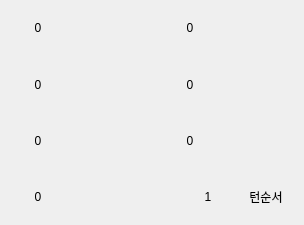
<?xml version="1.0" encoding="UTF-8"?>
<ui version="4.0">
 <class>Form</class>
 <widget class="QWidget" name="Form">
  <property name="geometry">
   <rect>
    <x>0</x>
    <y>0</y>
    <width>304</width>
    <height>225</height>
   </rect>
  </property>
  <property name="sizePolicy">
   <sizepolicy hsizetype="Minimum" vsizetype="Minimum">
    <horstretch>0</horstretch>
    <verstretch>0</verstretch>
   </sizepolicy>
  </property>
  <property name="windowTitle">
   <string>Form</string>
  </property>
  <layout class="QHBoxLayout" name="horizontalLayout">
   <property name="spacing">
    <number>0</number>
   </property>
   <property name="leftMargin">
    <number>0</number>
   </property>
   <property name="topMargin">
    <number>0</number>
   </property>
   <property name="rightMargin">
    <number>0</number>
   </property>
   <property name="bottomMargin">
    <number>0</number>
   </property>
   <item>
    <widget class="QStackedWidget" name="stackedWidget">
     <property name="frameShape">
      <enum>QFrame::NoFrame</enum>
     </property>
     <property name="lineWidth">
      <number>1</number>
     </property>
     <property name="currentIndex">
      <number>0</number>
     </property>
     <widget class="QWidget" name="page_0">
      <layout class="QHBoxLayout" name="horizontalLayout_3">
       <property name="spacing">
        <number>0</number>
       </property>
       <property name="leftMargin">
        <number>0</number>
       </property>
       <property name="topMargin">
        <number>0</number>
       </property>
       <property name="rightMargin">
        <number>0</number>
       </property>
       <property name="bottomMargin">
        <number>0</number>
       </property>
       <item>
        <layout class="QGridLayout" name="glo_0" rowstretch="1,1,1,1" columnstretch="1,1,1,1">
         <property name="spacing">
          <number>0</number>
         </property>
         <item row="3" column="2">
          <layout class="QHBoxLayout" name="horizontalLayout_2" stretch="0,1,1">
           <property name="spacing">
            <number>0</number>
           </property>
           <item>
            <spacer name="horizontalSpacer">
             <property name="orientation">
              <enum>Qt::Horizontal</enum>
             </property>
             <property name="sizeHint" stdset="0">
              <size>
               <width>1</width>
               <height>1</height>
              </size>
             </property>
            </spacer>
           </item>
           <item>
            <widget class="QLabel" name="lb_turn_icon">
             <property name="maximumSize">
              <size>
               <width>30</width>
               <height>16777215</height>
              </size>
             </property>
             <property name="styleSheet">
              <string notr="true">border-image: url(:/newPrefix/images/turn_icon.png);</string>
             </property>
             <property name="text">
              <string/>
             </property>
             <property name="alignment">
              <set>Qt::AlignCenter</set>
             </property>
            </widget>
           </item>
           <item>
            <widget class="QLabel" name="turn_num">
             <property name="maximumSize">
              <size>
               <width>40</width>
               <height>16777215</height>
              </size>
             </property>
             <property name="text">
              <string>1</string>
             </property>
             <property name="alignment">
              <set>Qt::AlignCenter</set>
             </property>
            </widget>
           </item>
          </layout>
         </item>
         <item row="1" column="1">
          <widget class="QLabel" name="pushButton_10">
           <property name="sizePolicy">
            <sizepolicy hsizetype="Minimum" vsizetype="Minimum">
             <horstretch>0</horstretch>
             <verstretch>0</verstretch>
            </sizepolicy>
           </property>
           <property name="styleSheet">
            <string notr="true">border-image: url(:/newPrefix/images/stone.png);</string>
           </property>
           <property name="text">
            <string/>
           </property>
           <property name="alignment">
            <set>Qt::AlignCenter</set>
           </property>
          </widget>
         </item>
         <item row="0" column="2">
          <widget class="QLabel" name="count_dirt">
           <property name="sizePolicy">
            <sizepolicy hsizetype="Minimum" vsizetype="Minimum">
             <horstretch>0</horstretch>
             <verstretch>0</verstretch>
            </sizepolicy>
           </property>
           <property name="text">
            <string>0</string>
           </property>
           <property name="alignment">
            <set>Qt::AlignCenter</set>
           </property>
          </widget>
         </item>
         <item row="1" column="2">
          <widget class="QLabel" name="count_reed">
           <property name="sizePolicy">
            <sizepolicy hsizetype="Minimum" vsizetype="Minimum">
             <horstretch>0</horstretch>
             <verstretch>0</verstretch>
            </sizepolicy>
           </property>
           <property name="text">
            <string>0</string>
           </property>
           <property name="alignment">
            <set>Qt::AlignCenter</set>
           </property>
          </widget>
         </item>
         <item row="3" column="0">
          <widget class="QLabel" name="count_meal">
           <property name="sizePolicy">
            <sizepolicy hsizetype="Minimum" vsizetype="Minimum">
             <horstretch>0</horstretch>
             <verstretch>0</verstretch>
            </sizepolicy>
           </property>
           <property name="text">
            <string>0</string>
           </property>
           <property name="alignment">
            <set>Qt::AlignCenter</set>
           </property>
          </widget>
         </item>
         <item row="1" column="3">
          <widget class="QLabel" name="pushButton_4">
           <property name="sizePolicy">
            <sizepolicy hsizetype="Minimum" vsizetype="Minimum">
             <horstretch>0</horstretch>
             <verstretch>0</verstretch>
            </sizepolicy>
           </property>
           <property name="styleSheet">
            <string notr="true">border-image: url(:/newPrefix/images/reed.png);</string>
           </property>
           <property name="text">
            <string/>
           </property>
           <property name="alignment">
            <set>Qt::AlignCenter</set>
           </property>
          </widget>
         </item>
         <item row="0" column="1">
          <widget class="QLabel" name="pushButton_9">
           <property name="sizePolicy">
            <sizepolicy hsizetype="Minimum" vsizetype="Minimum">
             <horstretch>0</horstretch>
             <verstretch>0</verstretch>
            </sizepolicy>
           </property>
           <property name="styleSheet">
            <string notr="true">border-image: url(:/newPrefix/images/wood.png);</string>
           </property>
           <property name="text">
            <string/>
           </property>
           <property name="alignment">
            <set>Qt::AlignCenter</set>
           </property>
          </widget>
         </item>
         <item row="2" column="1">
          <widget class="QLabel" name="pushButton_11">
           <property name="sizePolicy">
            <sizepolicy hsizetype="Minimum" vsizetype="Minimum">
             <horstretch>0</horstretch>
             <verstretch>0</verstretch>
            </sizepolicy>
           </property>
           <property name="styleSheet">
            <string notr="true">border-image: url(:/newPrefix/images/grain.png);</string>
           </property>
           <property name="text">
            <string/>
           </property>
           <property name="alignment">
            <set>Qt::AlignCenter</set>
           </property>
          </widget>
         </item>
         <item row="3" column="3">
          <widget class="QLabel" name="pushButton_8">
           <property name="sizePolicy">
            <sizepolicy hsizetype="Minimum" vsizetype="Minimum">
             <horstretch>0</horstretch>
             <verstretch>0</verstretch>
            </sizepolicy>
           </property>
           <property name="text">
            <string>턴순서</string>
           </property>
           <property name="alignment">
            <set>Qt::AlignCenter</set>
           </property>
          </widget>
         </item>
         <item row="0" column="0">
          <widget class="QLabel" name="count_wood">
           <property name="sizePolicy">
            <sizepolicy hsizetype="Minimum" vsizetype="Minimum">
             <horstretch>0</horstretch>
             <verstretch>0</verstretch>
            </sizepolicy>
           </property>
           <property name="text">
            <string>0</string>
           </property>
           <property name="alignment">
            <set>Qt::AlignCenter</set>
           </property>
          </widget>
         </item>
         <item row="1" column="0">
          <widget class="QLabel" name="count_stone">
           <property name="sizePolicy">
            <sizepolicy hsizetype="Minimum" vsizetype="Minimum">
             <horstretch>0</horstretch>
             <verstretch>0</verstretch>
            </sizepolicy>
           </property>
           <property name="text">
            <string>0</string>
           </property>
           <property name="alignment">
            <set>Qt::AlignCenter</set>
           </property>
          </widget>
         </item>
         <item row="2" column="0">
          <widget class="QLabel" name="count_grain">
           <property name="sizePolicy">
            <sizepolicy hsizetype="Minimum" vsizetype="Minimum">
             <horstretch>0</horstretch>
             <verstretch>0</verstretch>
            </sizepolicy>
           </property>
           <property name="text">
            <string>0</string>
           </property>
           <property name="alignment">
            <set>Qt::AlignCenter</set>
           </property>
          </widget>
         </item>
         <item row="2" column="2">
          <widget class="QLabel" name="count_vegetable">
           <property name="sizePolicy">
            <sizepolicy hsizetype="Minimum" vsizetype="Minimum">
             <horstretch>0</horstretch>
             <verstretch>0</verstretch>
            </sizepolicy>
           </property>
           <property name="text">
            <string>0</string>
           </property>
           <property name="alignment">
            <set>Qt::AlignCenter</set>
           </property>
          </widget>
         </item>
         <item row="2" column="3">
          <widget class="QLabel" name="pushButton_6">
           <property name="sizePolicy">
            <sizepolicy hsizetype="Minimum" vsizetype="Minimum">
             <horstretch>0</horstretch>
             <verstretch>0</verstretch>
            </sizepolicy>
           </property>
           <property name="styleSheet">
            <string notr="true">border-image: url(:/newPrefix/images/vegetable.png);</string>
           </property>
           <property name="text">
            <string/>
           </property>
           <property name="alignment">
            <set>Qt::AlignCenter</set>
           </property>
          </widget>
         </item>
         <item row="0" column="3">
          <widget class="QLabel" name="pushButton_2">
           <property name="sizePolicy">
            <sizepolicy hsizetype="Minimum" vsizetype="Minimum">
             <horstretch>0</horstretch>
             <verstretch>0</verstretch>
            </sizepolicy>
           </property>
           <property name="styleSheet">
            <string notr="true">border-image: url(:/newPrefix/images/dirt.png);</string>
           </property>
           <property name="text">
            <string/>
           </property>
           <property name="alignment">
            <set>Qt::AlignCenter</set>
           </property>
          </widget>
         </item>
         <item row="3" column="1">
          <widget class="QLabel" name="pushButton_12">
           <property name="sizePolicy">
            <sizepolicy hsizetype="Minimum" vsizetype="Minimum">
             <horstretch>0</horstretch>
             <verstretch>0</verstretch>
            </sizepolicy>
           </property>
           <property name="styleSheet">
            <string notr="true">border-image: url(:/newPrefix/images/food.png);</string>
           </property>
           <property name="text">
            <string/>
           </property>
           <property name="alignment">
            <set>Qt::AlignCenter</set>
           </property>
          </widget>
         </item>
        </layout>
       </item>
      </layout>
     </widget>
     <widget class="QWidget" name="page_1">
      <layout class="QHBoxLayout" name="horizontalLayout_5">
       <property name="spacing">
        <number>0</number>
       </property>
       <property name="leftMargin">
        <number>0</number>
       </property>
       <property name="topMargin">
        <number>0</number>
       </property>
       <property name="rightMargin">
        <number>0</number>
       </property>
       <property name="bottomMargin">
        <number>0</number>
       </property>
       <item>
        <layout class="QGridLayout" name="glo_1" rowstretch="1,1,1,1" columnstretch="1,1,1,1">
         <property name="spacing">
          <number>0</number>
         </property>
         <item row="1" column="2">
          <widget class="QLabel" name="count_worker">
           <property name="sizePolicy">
            <sizepolicy hsizetype="Minimum" vsizetype="Minimum">
             <horstretch>0</horstretch>
             <verstretch>0</verstretch>
            </sizepolicy>
           </property>
           <property name="text">
            <string>0</string>
           </property>
           <property name="alignment">
            <set>Qt::AlignCenter</set>
           </property>
          </widget>
         </item>
         <item row="3" column="0">
          <widget class="QLabel" name="count_beg_token">
           <property name="sizePolicy">
            <sizepolicy hsizetype="Minimum" vsizetype="Minimum">
             <horstretch>0</horstretch>
             <verstretch>0</verstretch>
            </sizepolicy>
           </property>
           <property name="text">
            <string>0</string>
           </property>
           <property name="alignment">
            <set>Qt::AlignCenter</set>
           </property>
          </widget>
         </item>
         <item row="1" column="3">
          <widget class="QLabel" name="pushButton_24">
           <property name="sizePolicy">
            <sizepolicy hsizetype="Minimum" vsizetype="Minimum">
             <horstretch>0</horstretch>
             <verstretch>0</verstretch>
            </sizepolicy>
           </property>
           <property name="styleSheet">
            <string notr="true">border-image: url(:/newPrefix/images/worker_none.png);</string>
           </property>
           <property name="text">
            <string/>
           </property>
           <property name="alignment">
            <set>Qt::AlignCenter</set>
           </property>
          </widget>
         </item>
         <item row="2" column="1">
          <widget class="QLabel" name="pushButton_26">
           <property name="sizePolicy">
            <sizepolicy hsizetype="Minimum" vsizetype="Minimum">
             <horstretch>0</horstretch>
             <verstretch>0</verstretch>
            </sizepolicy>
           </property>
           <property name="styleSheet">
            <string notr="true">border-image: url(:/newPrefix/images/fence_none.png);</string>
           </property>
           <property name="text">
            <string/>
           </property>
           <property name="alignment">
            <set>Qt::AlignCenter</set>
           </property>
          </widget>
         </item>
         <item row="0" column="1">
          <widget class="QLabel" name="pushButton_25">
           <property name="sizePolicy">
            <sizepolicy hsizetype="Minimum" vsizetype="Minimum">
             <horstretch>0</horstretch>
             <verstretch>0</verstretch>
            </sizepolicy>
           </property>
           <property name="styleSheet">
            <string notr="true">border-image: url(:/newPrefix/images/sheep.png);</string>
           </property>
           <property name="text">
            <string/>
           </property>
           <property name="alignment">
            <set>Qt::AlignCenter</set>
           </property>
          </widget>
         </item>
         <item row="3" column="1">
          <widget class="QLabel" name="pushButton_29">
           <property name="sizePolicy">
            <sizepolicy hsizetype="Minimum" vsizetype="Minimum">
             <horstretch>0</horstretch>
             <verstretch>0</verstretch>
            </sizepolicy>
           </property>
           <property name="styleSheet">
            <string notr="true">border-image: url(:/newPrefix/images/begging_token.png);</string>
           </property>
           <property name="text">
            <string/>
           </property>
           <property name="alignment">
            <set>Qt::AlignCenter</set>
           </property>
          </widget>
         </item>
         <item row="1" column="0">
          <widget class="QLabel" name="count_cow">
           <property name="sizePolicy">
            <sizepolicy hsizetype="Minimum" vsizetype="Minimum">
             <horstretch>0</horstretch>
             <verstretch>0</verstretch>
            </sizepolicy>
           </property>
           <property name="text">
            <string>0</string>
           </property>
           <property name="alignment">
            <set>Qt::AlignCenter</set>
           </property>
          </widget>
         </item>
         <item row="2" column="0">
          <widget class="QLabel" name="count_fence">
           <property name="sizePolicy">
            <sizepolicy hsizetype="Minimum" vsizetype="Minimum">
             <horstretch>0</horstretch>
             <verstretch>0</verstretch>
            </sizepolicy>
           </property>
           <property name="text">
            <string>0</string>
           </property>
           <property name="alignment">
            <set>Qt::AlignCenter</set>
           </property>
          </widget>
         </item>
         <item row="0" column="0">
          <widget class="QLabel" name="count_sheep">
           <property name="sizePolicy">
            <sizepolicy hsizetype="Minimum" vsizetype="Minimum">
             <horstretch>0</horstretch>
             <verstretch>0</verstretch>
            </sizepolicy>
           </property>
           <property name="text">
            <string>0</string>
           </property>
           <property name="alignment">
            <set>Qt::AlignCenter</set>
           </property>
          </widget>
         </item>
         <item row="0" column="3">
          <widget class="QLabel" name="pushButton_34">
           <property name="sizePolicy">
            <sizepolicy hsizetype="Minimum" vsizetype="Minimum">
             <horstretch>0</horstretch>
             <verstretch>0</verstretch>
            </sizepolicy>
           </property>
           <property name="styleSheet">
            <string notr="true">border-image: url(:/newPrefix/images/pig.png);</string>
           </property>
           <property name="text">
            <string/>
           </property>
           <property name="alignment">
            <set>Qt::AlignCenter</set>
           </property>
          </widget>
         </item>
         <item row="2" column="2">
          <widget class="QLabel" name="count_barn">
           <property name="sizePolicy">
            <sizepolicy hsizetype="Minimum" vsizetype="Minimum">
             <horstretch>0</horstretch>
             <verstretch>0</verstretch>
            </sizepolicy>
           </property>
           <property name="text">
            <string>0</string>
           </property>
           <property name="alignment">
            <set>Qt::AlignCenter</set>
           </property>
          </widget>
         </item>
         <item row="2" column="3">
          <widget class="QLabel" name="pushButton_33">
           <property name="sizePolicy">
            <sizepolicy hsizetype="Minimum" vsizetype="Minimum">
             <horstretch>0</horstretch>
             <verstretch>0</verstretch>
            </sizepolicy>
           </property>
           <property name="styleSheet">
            <string notr="true">border-image: url(:/newPrefix/images/barn_none.png);</string>
           </property>
           <property name="text">
            <string/>
           </property>
           <property name="alignment">
            <set>Qt::AlignCenter</set>
           </property>
          </widget>
         </item>
         <item row="3" column="3">
          <widget class="QLabel" name="pushButton_19">
           <property name="sizePolicy">
            <sizepolicy hsizetype="Minimum" vsizetype="Minimum">
             <horstretch>0</horstretch>
             <verstretch>0</verstretch>
            </sizepolicy>
           </property>
           <property name="text">
            <string/>
           </property>
           <property name="alignment">
            <set>Qt::AlignCenter</set>
           </property>
          </widget>
         </item>
         <item row="1" column="1">
          <widget class="QLabel" name="pushButton_20">
           <property name="sizePolicy">
            <sizepolicy hsizetype="Minimum" vsizetype="Minimum">
             <horstretch>0</horstretch>
             <verstretch>0</verstretch>
            </sizepolicy>
           </property>
           <property name="styleSheet">
            <string notr="true">border-image: url(:/newPrefix/images/cow.png);</string>
           </property>
           <property name="text">
            <string/>
           </property>
           <property name="alignment">
            <set>Qt::AlignCenter</set>
           </property>
          </widget>
         </item>
         <item row="0" column="2">
          <widget class="QLabel" name="count_pig">
           <property name="sizePolicy">
            <sizepolicy hsizetype="Minimum" vsizetype="Minimum">
             <horstretch>0</horstretch>
             <verstretch>0</verstretch>
            </sizepolicy>
           </property>
           <property name="text">
            <string>0</string>
           </property>
           <property name="alignment">
            <set>Qt::AlignCenter</set>
           </property>
          </widget>
         </item>
         <item row="3" column="2">
          <widget class="QLabel" name="pushButton_18">
           <property name="sizePolicy">
            <sizepolicy hsizetype="Minimum" vsizetype="Minimum">
             <horstretch>0</horstretch>
             <verstretch>0</verstretch>
            </sizepolicy>
           </property>
           <property name="text">
            <string/>
           </property>
           <property name="alignment">
            <set>Qt::AlignCenter</set>
           </property>
          </widget>
         </item>
        </layout>
       </item>
      </layout>
     </widget>
    </widget>
   </item>
  </layout>
 </widget>
 <resources>
  <include location="../MyQRC.qrc"/>
 </resources>
 <connections/>
</ui>
